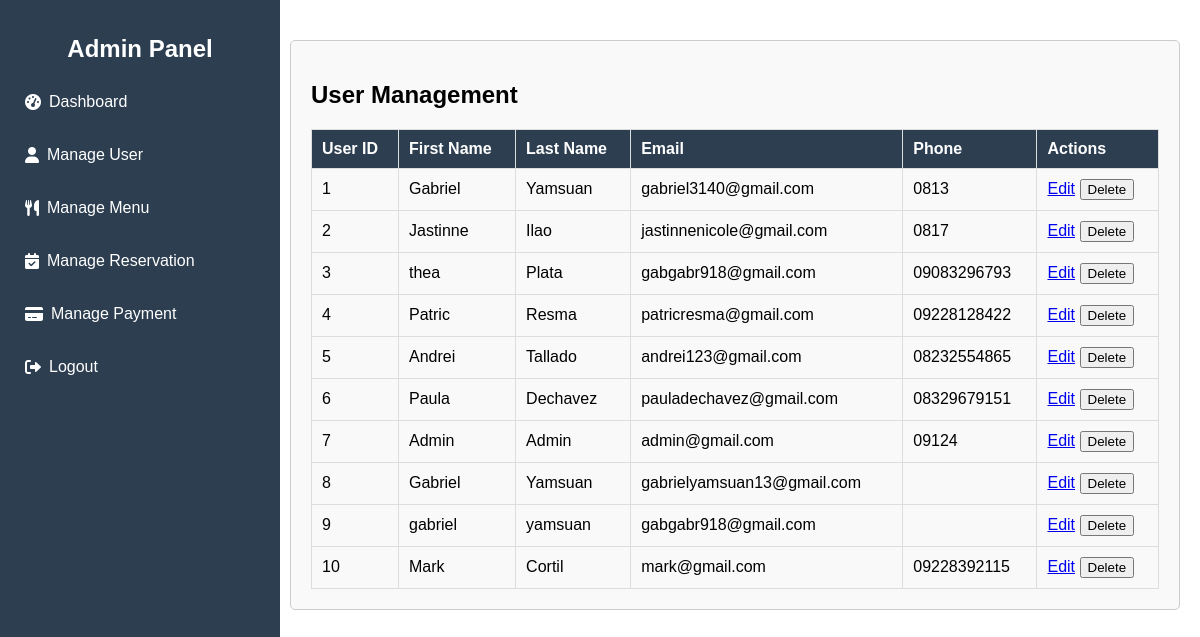
Page /gerlys/admin/user.php on the earlier database version.
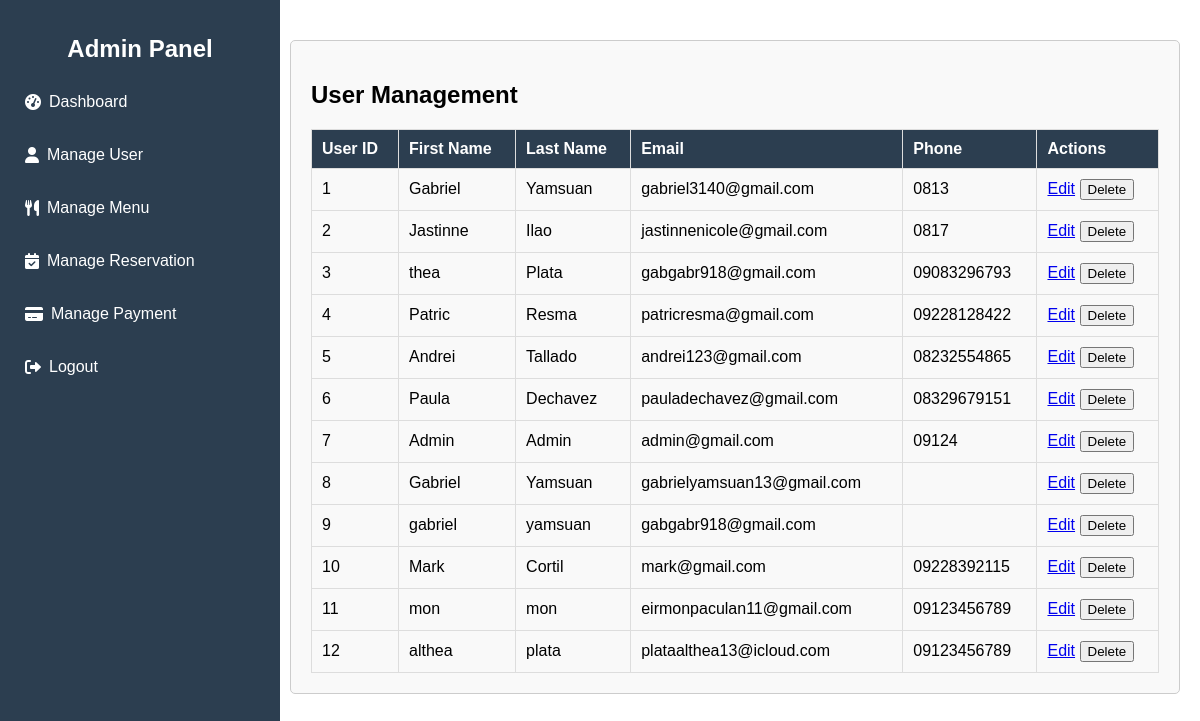
Same page on the later database version.
### tables this page shows
CREATE TABLE `users` (
  `user_id` int(11) NOT NULL,
  `first_name` varchar(255) NOT NULL,
  `last_name` varchar(255) NOT NULL,
  `email` varchar(255) NOT NULL,
  `phone` varchar(13) DEFAULT NULL,
  `password` varchar(255) DEFAULT NULL,
  `account_type` varchar(1) NOT NULL,
  `google_id` varchar(255) DEFAULT NULL,
  `microsoft_id` varchar(255) DEFAULT NULL,
  `attempt` varchar(255) NOT NULL,
  `log_time` varchar(255) NOT NULL
);

### gerlys/admin/user.php (the view, shortened to what this page needs)
<?php
$connection = mysqli_connect("localhost", "root", "", "gerlysdatabase");
$query = "SELECT user_id, first_name, last_name, email, phone FROM users";
$result = mysqli_query($connection, $query);
$users = [];
while ($row = mysqli_fetch_assoc($result)) {
    $users[] = $row;
}
?>
<!DOCTYPE html>
<html lang="en">
<head>
    <link rel="stylesheet" href="https://cdnjs.cloudflare.com/ajax/libs/font-awesome/6.0.0-beta3/css/all.min.css">
</head>
<body>
    <div class="sidebar">
        <h2>Admin Panel</h2>
        <a href="#dashboard"><i class="fas fa-tachometer-alt"></i> Dashboard</a>
        <a href="user.php"><i class="fas fa-user"></i> Manage User</a>
        <a href="menu.php"><i class="fas fa-utensils"></i> Manage Menu</a>
        <a href="reservation.php"><i class="fas fa-calendar-check"></i> Manage Reservation</a>
        <a href="payment.php"><i class="fas fa-credit-card"></i> Manage Payment</a>
        <a href="#logout" class="logout"><i class="fas fa-sign-out-alt"></i> Logout</a>
    </div>
    <div class="content">
        <div class="table-container">
            <h2>User Management</h2>
            <table>
                <thead>
                    <tr>
                        <th>User ID</th>
                        <th>First Name</th>
                        <th>Last Name</th>
                        <th>Email</th>
                        <th>Phone</th>
                        <th>Actions</th>
                    </tr>
                </thead>
                <tbody>
                    <?php foreach ($users as $user): ?>
                    <tr>
                        <td><?php echo htmlspecialchars($user['user_id']); ?></td>
                        <td><?php echo htmlspecialchars($user['first_name']); ?></td>
                        <td><?php echo htmlspecialchars($user['last_name']); ?></td>
                        <td><?php echo htmlspecialchars($user['email']); ?></td>
                        <td><?php echo htmlspecialchars($user['phone']); ?></td>
                        <td>
                            <a href="edit_user.php?id=<?php echo htmlspecialchars($user['user_id']); ?>">Edit</a>
                            <form action="user.php" method="POST" style="display:inline;">
                                <button type="submit" onclick="return confirm('Are you sure you want to delete this user?');">Delete</button>
                            </form>
                        </td>
                    </tr>
                    <?php endforeach; ?>
                </tbody>
            </table>
        </div>
    </div>
</body>
</html>

Differences in the rows shown:
added users: user_id "11", first_name "mon", last_name "mon", email "eirmonpaculan11@gmail.com", phone "09123456789"
added users: user_id "12", first_name "althea", last_name "plata", email "plataalthea13@icloud.com", phone "09123456789"
